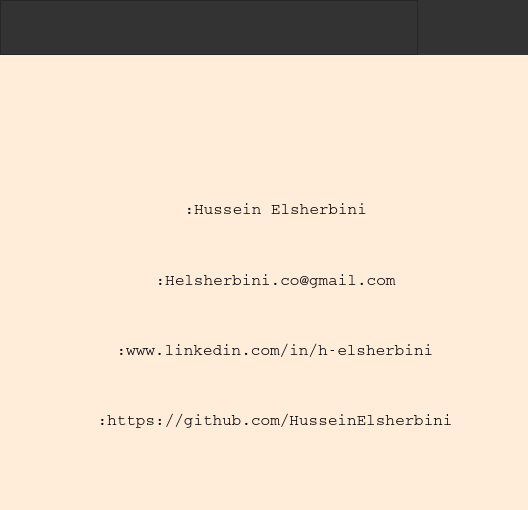
<?xml version="1.0" encoding="UTF-8"?>
<ui version="4.0">
 <class>AboutDialog</class>
 <widget class="QDialog" name="AboutDialog">
  <property name="geometry">
   <rect>
    <x>0</x>
    <y>0</y>
    <width>528</width>
    <height>510</height>
   </rect>
  </property>
  <property name="windowTitle">
   <string>Dialog</string>
  </property>
  <property name="styleSheet">
   <string notr="true">
background-color:#ffecd9;</string>
  </property>
  <layout class="QGridLayout" name="gridLayout">
   <property name="leftMargin">
    <number>0</number>
   </property>
   <property name="topMargin">
    <number>0</number>
   </property>
   <property name="rightMargin">
    <number>0</number>
   </property>
   <property name="bottomMargin">
    <number>0</number>
   </property>
   <property name="spacing">
    <number>0</number>
   </property>
   <item row="0" column="0">
    <widget class="QFrame" name="MainFrame">
     <property name="minimumSize">
      <size>
       <width>408</width>
       <height>350</height>
      </size>
     </property>
     <property name="styleSheet">
      <string notr="true"/>
     </property>
     <property name="frameShape">
      <enum>QFrame::NoFrame</enum>
     </property>
     <property name="frameShadow">
      <enum>QFrame::Plain</enum>
     </property>
     <layout class="QVBoxLayout" name="verticalLayout">
      <property name="spacing">
       <number>0</number>
      </property>
      <property name="leftMargin">
       <number>0</number>
      </property>
      <property name="topMargin">
       <number>0</number>
      </property>
      <property name="rightMargin">
       <number>0</number>
      </property>
      <property name="bottomMargin">
       <number>0</number>
      </property>
      <item>
       <widget class="QFrame" name="TopFrame">
        <property name="minimumSize">
         <size>
          <width>0</width>
          <height>55</height>
         </size>
        </property>
        <property name="styleSheet">
         <string notr="true">background:rgb(51,51,51);</string>
        </property>
        <property name="frameShape">
         <enum>QFrame::NoFrame</enum>
        </property>
        <property name="frameShadow">
         <enum>QFrame::Plain</enum>
        </property>
        <layout class="QHBoxLayout" name="horizontalLayout_2">
         <property name="spacing">
          <number>0</number>
         </property>
         <property name="leftMargin">
          <number>0</number>
         </property>
         <property name="topMargin">
          <number>0</number>
         </property>
         <property name="rightMargin">
          <number>0</number>
         </property>
         <property name="bottomMargin">
          <number>0</number>
         </property>
         <item>
          <widget class="QFrame" name="westTopFrame">
           <property name="frameShape">
            <enum>QFrame::StyledPanel</enum>
           </property>
           <property name="frameShadow">
            <enum>QFrame::Raised</enum>
           </property>
           <layout class="QHBoxLayout" name="horizontalLayout_6"/>
          </widget>
         </item>
         <item>
          <widget class="QFrame" name="minBtnFrame">
           <property name="minimumSize">
            <size>
             <width>55</width>
             <height>55</height>
            </size>
           </property>
           <property name="maximumSize">
            <size>
             <width>55</width>
             <height>55</height>
            </size>
           </property>
           <property name="styleSheet">
            <string notr="true">background:transparent;</string>
           </property>
           <property name="frameShape">
            <enum>QFrame::NoFrame</enum>
           </property>
           <property name="frameShadow">
            <enum>QFrame::Plain</enum>
           </property>
           <layout class="QHBoxLayout" name="horizontalLayout_4">
            <property name="spacing">
             <number>0</number>
            </property>
            <property name="leftMargin">
             <number>0</number>
            </property>
            <property name="topMargin">
             <number>0</number>
            </property>
            <property name="rightMargin">
             <number>0</number>
            </property>
            <property name="bottomMargin">
             <number>0</number>
            </property>
            <item>
             <widget class="QPushButton" name="minBtn">
              <property name="minimumSize">
               <size>
                <width>30</width>
                <height>30</height>
               </size>
              </property>
              <property name="maximumSize">
               <size>
                <width>30</width>
                <height>30</height>
               </size>
              </property>
              <property name="text">
               <string/>
              </property>
              <property name="icon">
               <iconset resource="resources.qrc">
                <normaloff>:/icons/resources/042-minus.png</normaloff>:/icons/resources/042-minus.png</iconset>
              </property>
              <property name="iconSize">
               <size>
                <width>30</width>
                <height>30</height>
               </size>
              </property>
              <property name="autoDefault">
               <bool>false</bool>
              </property>
              <property name="flat">
               <bool>true</bool>
              </property>
             </widget>
            </item>
           </layout>
          </widget>
         </item>
         <item>
          <widget class="QFrame" name="closeBtnFrame">
           <property name="minimumSize">
            <size>
             <width>55</width>
             <height>55</height>
            </size>
           </property>
           <property name="maximumSize">
            <size>
             <width>55</width>
             <height>55</height>
            </size>
           </property>
           <property name="styleSheet">
            <string notr="true">background:transparent;</string>
           </property>
           <property name="frameShape">
            <enum>QFrame::NoFrame</enum>
           </property>
           <property name="frameShadow">
            <enum>QFrame::Plain</enum>
           </property>
           <layout class="QHBoxLayout" name="horizontalLayout">
            <property name="spacing">
             <number>0</number>
            </property>
            <property name="leftMargin">
             <number>0</number>
            </property>
            <property name="topMargin">
             <number>0</number>
            </property>
            <property name="rightMargin">
             <number>0</number>
            </property>
            <property name="bottomMargin">
             <number>0</number>
            </property>
            <item>
             <widget class="QPushButton" name="closeBtn">
              <property name="minimumSize">
               <size>
                <width>30</width>
                <height>30</height>
               </size>
              </property>
              <property name="maximumSize">
               <size>
                <width>30</width>
                <height>30</height>
               </size>
              </property>
              <property name="styleSheet">
               <string notr="true">QPushButton {
	border: none;
	background-color: rgba(0,0,0,0);
}
QPushButton:hover {
	background:rgb(61, 61, 61)
}
QPushButton:pressed {	
	background-color: rgba(0,0,0,0);
}</string>
              </property>
              <property name="text">
               <string/>
              </property>
              <property name="icon">
               <iconset resource="resources.qrc">
                <normaloff>:/icons/resources/cancel (2).png</normaloff>:/icons/resources/cancel (2).png</iconset>
              </property>
              <property name="iconSize">
               <size>
                <width>30</width>
                <height>30</height>
               </size>
              </property>
              <property name="autoDefault">
               <bool>false</bool>
              </property>
              <property name="flat">
               <bool>true</bool>
              </property>
             </widget>
            </item>
           </layout>
          </widget>
         </item>
        </layout>
       </widget>
      </item>
      <item>
       <widget class="QStackedWidget" name="centerStackedWidget">
        <property name="styleSheet">
         <string notr="true"/>
        </property>
        <property name="frameShape">
         <enum>QFrame::NoFrame</enum>
        </property>
        <property name="frameShadow">
         <enum>QFrame::Plain</enum>
        </property>
        <property name="currentIndex">
         <number>0</number>
        </property>
        <widget class="QWidget" name="AboutMe">
         <property name="styleSheet">
          <string notr="true">background:transparent;</string>
         </property>
         <layout class="QVBoxLayout" name="verticalLayout_3">
          <property name="spacing">
           <number>15</number>
          </property>
          <property name="leftMargin">
           <number>0</number>
          </property>
          <property name="topMargin">
           <number>25</number>
          </property>
          <property name="rightMargin">
           <number>0</number>
          </property>
          <property name="bottomMargin">
           <number>0</number>
          </property>
          <item>
           <widget class="QLabel" name="statusLabel">
            <property name="styleSheet">
             <string notr="true">color:red;</string>
            </property>
            <property name="text">
             <string/>
            </property>
            <property name="alignment">
             <set>Qt::AlignCenter</set>
            </property>
            <property name="indent">
             <number>0</number>
            </property>
           </widget>
          </item>
          <item>
           <widget class="QFrame" name="frame_6">
            <property name="frameShape">
             <enum>QFrame::StyledPanel</enum>
            </property>
            <property name="frameShadow">
             <enum>QFrame::Raised</enum>
            </property>
            <layout class="QHBoxLayout" name="horizontalLayout_16">
             <property name="spacing">
              <number>0</number>
             </property>
             <property name="leftMargin">
              <number>0</number>
             </property>
             <property name="topMargin">
              <number>0</number>
             </property>
             <property name="rightMargin">
              <number>0</number>
             </property>
             <property name="bottomMargin">
              <number>0</number>
             </property>
             <item>
              <widget class="QFrame" name="frame_10">
               <property name="frameShape">
                <enum>QFrame::NoFrame</enum>
               </property>
               <property name="frameShadow">
                <enum>QFrame::Plain</enum>
               </property>
               <layout class="QHBoxLayout" name="horizontalLayout_15">
                <property name="spacing">
                 <number>0</number>
                </property>
                <property name="leftMargin">
                 <number>0</number>
                </property>
                <property name="topMargin">
                 <number>0</number>
                </property>
                <property name="rightMargin">
                 <number>0</number>
                </property>
                <property name="bottomMargin">
                 <number>0</number>
                </property>
                <item>
                 <widget class="QLabel" name="label">
                  <property name="minimumSize">
                   <size>
                    <width>55</width>
                    <height>55</height>
                   </size>
                  </property>
                  <property name="maximumSize">
                   <size>
                    <width>55</width>
                    <height>55</height>
                   </size>
                  </property>
                  <property name="text">
                   <string/>
                  </property>
                  <property name="pixmap">
                   <pixmap resource="resources.qrc">:/icons/resources/account.png</pixmap>
                  </property>
                  <property name="scaledContents">
                   <bool>true</bool>
                  </property>
                 </widget>
                </item>
               </layout>
              </widget>
             </item>
            </layout>
           </widget>
          </item>
          <item>
           <widget class="QFrame" name="frame">
            <property name="frameShape">
             <enum>QFrame::StyledPanel</enum>
            </property>
            <property name="frameShadow">
             <enum>QFrame::Raised</enum>
            </property>
            <layout class="QHBoxLayout" name="horizontalLayout_3">
             <property name="spacing">
              <number>0</number>
             </property>
             <property name="leftMargin">
              <number>0</number>
             </property>
             <property name="topMargin">
              <number>0</number>
             </property>
             <property name="rightMargin">
              <number>0</number>
             </property>
             <property name="bottomMargin">
              <number>0</number>
             </property>
             <item>
              <widget class="QFrame" name="frame_2">
               <property name="frameShape">
                <enum>QFrame::NoFrame</enum>
               </property>
               <property name="frameShadow">
                <enum>QFrame::Plain</enum>
               </property>
               <layout class="QHBoxLayout" name="horizontalLayout_5">
                <property name="spacing">
                 <number>0</number>
                </property>
                <property name="leftMargin">
                 <number>6</number>
                </property>
                <property name="topMargin">
                 <number>0</number>
                </property>
                <property name="rightMargin">
                 <number>0</number>
                </property>
                <property name="bottomMargin">
                 <number>0</number>
                </property>
                <item>
                 <spacer name="horizontalSpacer">
                  <property name="orientation">
                   <enum>Qt::Horizontal</enum>
                  </property>
                  <property name="sizeHint" stdset="0">
                   <size>
                    <width>40</width>
                    <height>20</height>
                   </size>
                  </property>
                 </spacer>
                </item>
                <item>
                 <widget class="QLabel" name="NameIcon">
                  <property name="maximumSize">
                   <size>
                    <width>55</width>
                    <height>55</height>
                   </size>
                  </property>
                  <property name="text">
                   <string/>
                  </property>
                  <property name="pixmap">
                   <pixmap resource="resources.qrc">:/icons/resources/author.png</pixmap>
                  </property>
                  <property name="scaledContents">
                   <bool>true</bool>
                  </property>
                 </widget>
                </item>
                <item>
                 <widget class="QLabel" name="Name">
                  <property name="minimumSize">
                   <size>
                    <width>55</width>
                    <height>55</height>
                   </size>
                  </property>
                  <property name="maximumSize">
                   <size>
                    <width>16777215</width>
                    <height>55</height>
                   </size>
                  </property>
                  <property name="font">
                   <font>
                    <family>Courier</family>
                    <pointsize>12</pointsize>
                   </font>
                  </property>
                  <property name="text">
                   <string> :Hussein Elsherbini</string>
                  </property>
                 </widget>
                </item>
                <item>
                 <spacer name="horizontalSpacer_2">
                  <property name="orientation">
                   <enum>Qt::Horizontal</enum>
                  </property>
                  <property name="sizeHint" stdset="0">
                   <size>
                    <width>40</width>
                    <height>20</height>
                   </size>
                  </property>
                 </spacer>
                </item>
               </layout>
              </widget>
             </item>
            </layout>
           </widget>
          </item>
          <item>
           <widget class="QFrame" name="frame_3">
            <property name="frameShape">
             <enum>QFrame::NoFrame</enum>
            </property>
            <property name="frameShadow">
             <enum>QFrame::Plain</enum>
            </property>
            <layout class="QHBoxLayout" name="horizontalLayout_8">
             <property name="spacing">
              <number>0</number>
             </property>
             <property name="leftMargin">
              <number>0</number>
             </property>
             <property name="topMargin">
              <number>0</number>
             </property>
             <property name="rightMargin">
              <number>0</number>
             </property>
             <property name="bottomMargin">
              <number>0</number>
             </property>
             <item>
              <widget class="QFrame" name="frame_4">
               <property name="frameShape">
                <enum>QFrame::NoFrame</enum>
               </property>
               <property name="frameShadow">
                <enum>QFrame::Plain</enum>
               </property>
               <layout class="QHBoxLayout" name="horizontalLayout_7">
                <property name="spacing">
                 <number>0</number>
                </property>
                <property name="leftMargin">
                 <number>6</number>
                </property>
                <property name="topMargin">
                 <number>0</number>
                </property>
                <property name="rightMargin">
                 <number>0</number>
                </property>
                <property name="bottomMargin">
                 <number>0</number>
                </property>
                <item>
                 <spacer name="horizontalSpacer_3">
                  <property name="orientation">
                   <enum>Qt::Horizontal</enum>
                  </property>
                  <property name="sizeHint" stdset="0">
                   <size>
                    <width>40</width>
                    <height>20</height>
                   </size>
                  </property>
                 </spacer>
                </item>
                <item>
                 <widget class="QLabel" name="EmaiIcon">
                  <property name="maximumSize">
                   <size>
                    <width>55</width>
                    <height>55</height>
                   </size>
                  </property>
                  <property name="text">
                   <string/>
                  </property>
                  <property name="pixmap">
                   <pixmap resource="resources.qrc">:/icons/resources/email.png</pixmap>
                  </property>
                  <property name="scaledContents">
                   <bool>true</bool>
                  </property>
                 </widget>
                </item>
                <item>
                 <widget class="QLabel" name="Email">
                  <property name="minimumSize">
                   <size>
                    <width>55</width>
                    <height>55</height>
                   </size>
                  </property>
                  <property name="maximumSize">
                   <size>
                    <width>16777215</width>
                    <height>55</height>
                   </size>
                  </property>
                  <property name="font">
                   <font>
                    <family>Courier</family>
                    <pointsize>12</pointsize>
                   </font>
                  </property>
                  <property name="text">
                   <string> :Helsherbini.co@gmail.com</string>
                  </property>
                  <property name="openExternalLinks">
                   <bool>true</bool>
                  </property>
                  <property name="textInteractionFlags">
                   <set>Qt::LinksAccessibleByKeyboard|Qt::LinksAccessibleByMouse|Qt::TextBrowserInteraction|Qt::TextSelectableByKeyboard|Qt::TextSelectableByMouse</set>
                  </property>
                 </widget>
                </item>
                <item>
                 <spacer name="horizontalSpacer_4">
                  <property name="orientation">
                   <enum>Qt::Horizontal</enum>
                  </property>
                  <property name="sizeHint" stdset="0">
                   <size>
                    <width>40</width>
                    <height>20</height>
                   </size>
                  </property>
                 </spacer>
                </item>
               </layout>
              </widget>
             </item>
            </layout>
           </widget>
          </item>
          <item>
           <widget class="QFrame" name="frame_8">
            <property name="frameShape">
             <enum>QFrame::NoFrame</enum>
            </property>
            <property name="frameShadow">
             <enum>QFrame::Plain</enum>
            </property>
            <layout class="QHBoxLayout" name="horizontalLayout_12">
             <property name="spacing">
              <number>0</number>
             </property>
             <property name="leftMargin">
              <number>0</number>
             </property>
             <property name="topMargin">
              <number>0</number>
             </property>
             <property name="rightMargin">
              <number>0</number>
             </property>
             <property name="bottomMargin">
              <number>0</number>
             </property>
             <item>
              <widget class="QFrame" name="frame_9">
               <property name="frameShape">
                <enum>QFrame::NoFrame</enum>
               </property>
               <property name="frameShadow">
                <enum>QFrame::Plain</enum>
               </property>
               <layout class="QHBoxLayout" name="horizontalLayout_11">
                <property name="spacing">
                 <number>0</number>
                </property>
                <property name="leftMargin">
                 <number>6</number>
                </property>
                <property name="topMargin">
                 <number>0</number>
                </property>
                <property name="rightMargin">
                 <number>0</number>
                </property>
                <property name="bottomMargin">
                 <number>0</number>
                </property>
                <item>
                 <spacer name="horizontalSpacer_7">
                  <property name="orientation">
                   <enum>Qt::Horizontal</enum>
                  </property>
                  <property name="sizeHint" stdset="0">
                   <size>
                    <width>40</width>
                    <height>20</height>
                   </size>
                  </property>
                 </spacer>
                </item>
                <item>
                 <widget class="QLabel" name="LinkedinIcon">
                  <property name="maximumSize">
                   <size>
                    <width>55</width>
                    <height>55</height>
                   </size>
                  </property>
                  <property name="text">
                   <string/>
                  </property>
                  <property name="pixmap">
                   <pixmap resource="resources.qrc">:/icons/resources/linkedin(1).png</pixmap>
                  </property>
                  <property name="scaledContents">
                   <bool>true</bool>
                  </property>
                 </widget>
                </item>
                <item>
                 <widget class="QLabel" name="Linkedin">
                  <property name="minimumSize">
                   <size>
                    <width>55</width>
                    <height>55</height>
                   </size>
                  </property>
                  <property name="maximumSize">
                   <size>
                    <width>16777215</width>
                    <height>55</height>
                   </size>
                  </property>
                  <property name="font">
                   <font>
                    <family>Courier</family>
                    <pointsize>12</pointsize>
                   </font>
                  </property>
                  <property name="text">
                   <string> :www.linkedin.com/in/h-elsherbini</string>
                  </property>
                  <property name="openExternalLinks">
                   <bool>true</bool>
                  </property>
                  <property name="textInteractionFlags">
                   <set>Qt::LinksAccessibleByKeyboard|Qt::LinksAccessibleByMouse|Qt::TextBrowserInteraction|Qt::TextSelectableByKeyboard|Qt::TextSelectableByMouse</set>
                  </property>
                 </widget>
                </item>
                <item>
                 <spacer name="horizontalSpacer_8">
                  <property name="orientation">
                   <enum>Qt::Horizontal</enum>
                  </property>
                  <property name="sizeHint" stdset="0">
                   <size>
                    <width>40</width>
                    <height>20</height>
                   </size>
                  </property>
                 </spacer>
                </item>
               </layout>
              </widget>
             </item>
            </layout>
           </widget>
          </item>
          <item>
           <widget class="QFrame" name="frame_5">
            <property name="frameShape">
             <enum>QFrame::NoFrame</enum>
            </property>
            <property name="frameShadow">
             <enum>QFrame::Plain</enum>
            </property>
            <layout class="QHBoxLayout" name="horizontalLayout_10">
             <property name="spacing">
              <number>0</number>
             </property>
             <property name="leftMargin">
              <number>0</number>
             </property>
             <property name="topMargin">
              <number>0</number>
             </property>
             <property name="rightMargin">
              <number>0</number>
             </property>
             <property name="bottomMargin">
              <number>0</number>
             </property>
             <item>
              <widget class="QFrame" name="frame_7">
               <property name="frameShape">
                <enum>QFrame::NoFrame</enum>
               </property>
               <property name="frameShadow">
                <enum>QFrame::Plain</enum>
               </property>
               <layout class="QHBoxLayout" name="horizontalLayout_9">
                <property name="spacing">
                 <number>0</number>
                </property>
                <property name="leftMargin">
                 <number>6</number>
                </property>
                <property name="topMargin">
                 <number>0</number>
                </property>
                <property name="rightMargin">
                 <number>0</number>
                </property>
                <property name="bottomMargin">
                 <number>0</number>
                </property>
                <item>
                 <spacer name="horizontalSpacer_5">
                  <property name="orientation">
                   <enum>Qt::Horizontal</enum>
                  </property>
                  <property name="sizeHint" stdset="0">
                   <size>
                    <width>40</width>
                    <height>20</height>
                   </size>
                  </property>
                 </spacer>
                </item>
                <item>
                 <widget class="QLabel" name="GithubIcon">
                  <property name="maximumSize">
                   <size>
                    <width>55</width>
                    <height>55</height>
                   </size>
                  </property>
                  <property name="text">
                   <string/>
                  </property>
                  <property name="pixmap">
                   <pixmap resource="resources.qrc">:/icons/resources/github.png</pixmap>
                  </property>
                  <property name="scaledContents">
                   <bool>true</bool>
                  </property>
                 </widget>
                </item>
                <item>
                 <widget class="QLabel" name="Github">
                  <property name="minimumSize">
                   <size>
                    <width>55</width>
                    <height>55</height>
                   </size>
                  </property>
                  <property name="maximumSize">
                   <size>
                    <width>16777215</width>
                    <height>55</height>
                   </size>
                  </property>
                  <property name="font">
                   <font>
                    <family>Courier</family>
                    <pointsize>12</pointsize>
                   </font>
                  </property>
                  <property name="text">
                   <string> :https://github.com/HusseinElsherbini</string>
                  </property>
                  <property name="openExternalLinks">
                   <bool>true</bool>
                  </property>
                  <property name="textInteractionFlags">
                   <set>Qt::LinksAccessibleByKeyboard|Qt::LinksAccessibleByMouse|Qt::TextBrowserInteraction|Qt::TextSelectableByKeyboard|Qt::TextSelectableByMouse</set>
                  </property>
                 </widget>
                </item>
                <item>
                 <spacer name="horizontalSpacer_6">
                  <property name="orientation">
                   <enum>Qt::Horizontal</enum>
                  </property>
                  <property name="sizeHint" stdset="0">
                   <size>
                    <width>40</width>
                    <height>20</height>
                   </size>
                  </property>
                 </spacer>
                </item>
               </layout>
              </widget>
             </item>
            </layout>
           </widget>
          </item>
          <item>
           <spacer name="verticalSpacer">
            <property name="orientation">
             <enum>Qt::Vertical</enum>
            </property>
            <property name="sizeHint" stdset="0">
             <size>
              <width>20</width>
              <height>40</height>
             </size>
            </property>
           </spacer>
          </item>
         </layout>
        </widget>
       </widget>
      </item>
     </layout>
    </widget>
   </item>
  </layout>
 </widget>
 <resources>
  <include location="resources.qrc"/>
 </resources>
 <connections/>
</ui>
